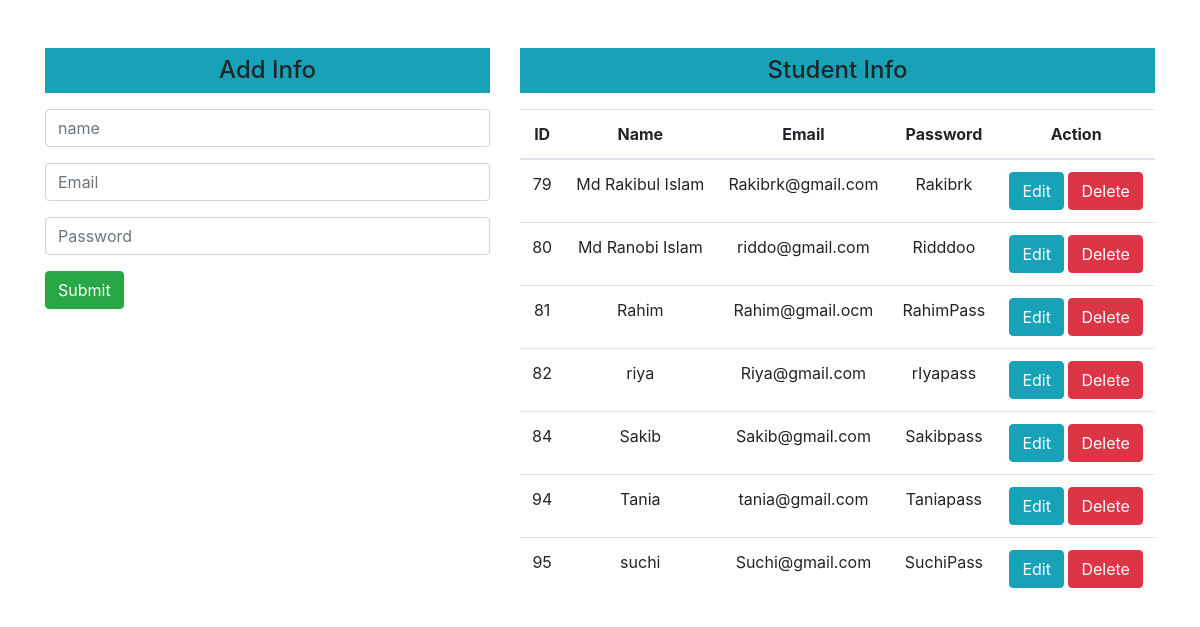
The page / on the database its author committed.
### ModelApp/models.py (models this page shows)
class Student(models.Model):
	st_id = models.AutoField(primary_key=True)
	st_name = models.CharField(max_length=200)
	st_email = models.CharField(max_length=200)
	st_pass = models.CharField(max_length=200)

### ModelApp/views.py (the view)
# urls.py: path('',views.indexView,name="indexView"),
def indexView(request):
	form = StudentForm()
	all_std = Student.objects.all()
	return render(request,'index.html',{'form':form,'student':all_std})

### ModelApp/forms.py
class StudentForm(forms.ModelForm):
	class Meta:
		model=Student
		fields = ['st_name','st_email','st_pass']
		labels = {
			'st_name':'',
			'st_email':'',
			'st_pass':'',
		}
		widgets = {
			'st_name':forms.TextInput(attrs={
				'class':'form-control',
				'placeholder':"name",
				}),
			'st_email':forms.EmailInput(attrs={
				'class':'form-control',
				'placeholder':"Email",
				}),
			'st_pass':forms.PasswordInput(attrs={
				'placeholder':"Password",
				'class':'form-control',
				})
		}

### templates/index.html (shortened to what this page needs)
<!doctype html>
<html lang="en">
  <head>
    <link rel="stylesheet" href="https://cdn.jsdelivr.net/npm/bootstrap@4.5.3/dist/css/bootstrap.min.css">
  </head>
  <body>
    <div class="container mt-5">
        <div class="row">
            <div class="col-sm-12 col-md-5 col-lg-5">
                <h4 class="bg-info text-capitalize text-center p-2 mb-3">Add Info</h4>
                <form action="" class="from myform" method="POST">
                    {{form.as_p}}
                    <button type='submit' class="btn btn-success save_btn">Submit</button>
                </form>
            </div>
            <div class="col-sm-12 col-md-7 col-lg-7">
                <h4 class="bg-info text-capitalize text-center p-2 mb-3">Student Info</h4>
                <table class="table table-hover text-center mytable ">
                    <thead>
                        <tr>
                            <th>ID</th>
                            <th>Name</th>
                            <th>Email</th>
                            <th>Password</th>
                            <th>Action</th>
                         </tr>
                    </thead>
                    <tbody class="mytbody">
                        {% for st in student  %}
                    <tr id = 'tr{{st.st_id}}'>
                        <td>{{st.st_id}}</td>
                        <td>{{st.st_name}}</td>
                        <td>{{st.st_email}}</td>
                        <td>{{st.st_pass}}</td>
                        <td>
                            <form action="" method="POST">
                                <button type='submit' data-sid ={{st.st_id}} data-url={% url 'editView' %} class="btn btn-info edit_btn">Edit</button>
                            <button href="" type='submit' data-sid ={{st.st_id}} class="btn btn-danger delete_btn">Delete</button>
                            </form>
                        </td>
                    </tr>
                    {% endfor %}
                    </tbody>
                </table>
            </div>
        </div>
    </div>
  </body>
</html>

### rows shown on the page
Student: st_id "79", st_name "Md Rakibul Islam", st_email "Rakibrk@gmail.com", st_pass "Rakibrk"
Student: st_id "80", st_name "Md Ranobi Islam", st_email "riddo@gmail.com", st_pass "Ridddoo"
Student: st_id "81", st_name "Rahim", st_email "Rahim@gmail.ocm", st_pass "RahimPass"
Student: st_id "82", st_name "riya", st_email "Riya@gmail.com", st_pass "rIyapass"
Student: st_id "84", st_name "Sakib", st_email "Sakib@gmail.com", st_pass "Sakibpass"
Student: st_id "94", st_name "Tania", st_email "tania@gmail.com", st_pass "Taniapass"
Student: st_id "95", st_name "suchi", st_email "Suchi@gmail.com", st_pass "SuchiPass"
